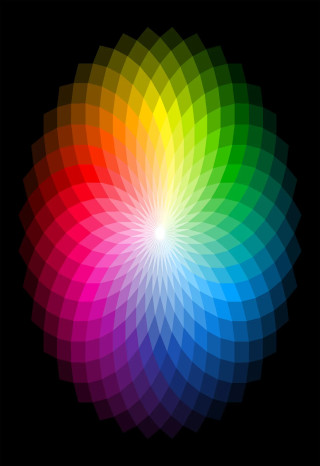
#> input picture data/color2.jpg, 320 x 466 px
$ python jpg2yuv422p.py
#> lines starting #> are read from the running program, lines starting #| are printed output that depends on the picture
import cv2
import numpy as np

def jpg_to_yuv422_planar(jpg_path, yuv_path):
#> called with jpg_path = '../data/color2.jpg', yuv_path = '../data/color2_320x466.yuv422p'
    img = cv2.imread(jpg_path)
#> img is the input picture: shape (466, 320, 3); mean B, G, R 51, 55.2, 62.9
    if img is None:
        print(f"Error: Cannot read image {jpg_path}")
        return
    height, width = img.shape[:2]
#> height = 466; width = 320

    yuv_444p = cv2.cvtColor(img, cv2.COLOR_BGR2YUV)
#> yuv_444p: shape (466, 320, 3); mean of channels 0, 1, 2 57, 125, 133

    y_plane = yuv_444p[..., 0]
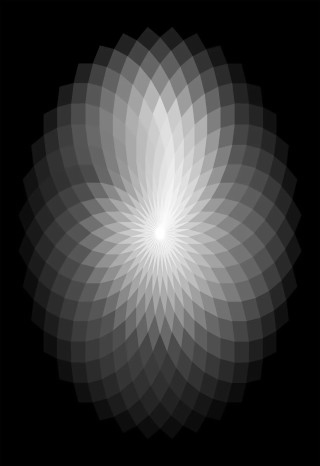
#> y_plane: shape (466, 320); min 0, max 255, mean 57
    u_plane = yuv_444p[..., 1]
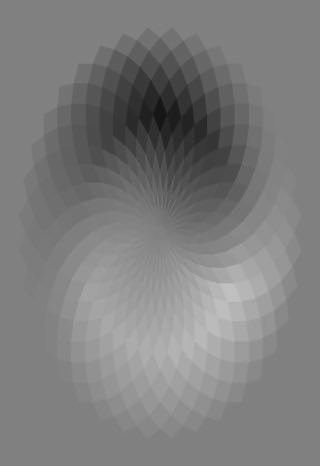
#> u_plane: shape (466, 320); min 19, max 194, mean 125
    v_plane = yuv_444p[..., 2]
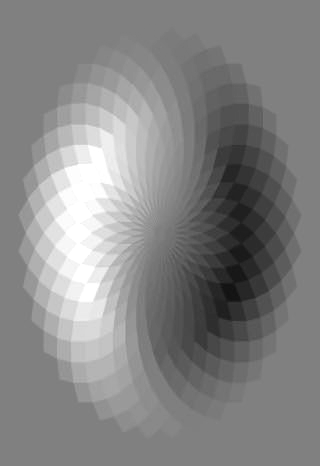
#> v_plane: shape (466, 320); min 17, max 255, mean 133

    u_plane_downsampled = cv2.resize(u_plane, (width // 2, height), interpolation=cv2.INTER_AREA)
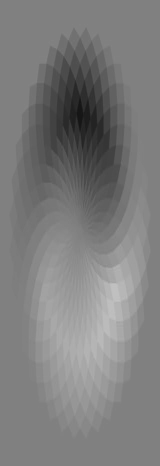
#> u_plane_downsampled: shape (466, 160); min 21, max 194, mean 125
    v_plane_downsampled = cv2.resize(v_plane, (width // 2, height), interpolation=cv2.INTER_AREA)
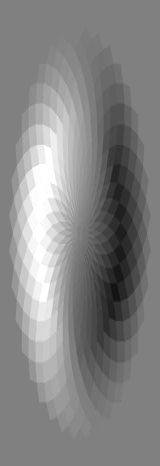
#> v_plane_downsampled: shape (466, 160); min 18, max 255, mean 133

    with open(yuv_path, 'wb') as f:
        f.write(y_plane.tobytes())
        f.write(u_plane_downsampled.tobytes())
        f.write(v_plane_downsampled.tobytes())

    print(f"Conversion successful! Planar format I422 (YUV422P) file saved to {yuv_path}")

if __name__ == "__main__":
    jpg_to_yuv422_planar("../data/color2.jpg", "../data/color2_320x466.yuv422p")

$ run again, with data/color_resized.jpg copied over data/color2.jpg
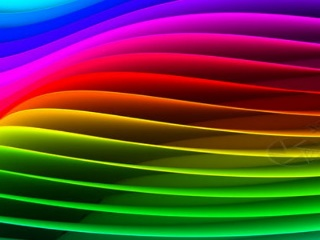
#> input picture data/color_resized.jpg, 320 x 240 px
#> in jpg_to_yuv422_planar, img is the input picture: shape (240, 320, 3); mean B, G, R 57.1, 64, 96.6
#> yuv_444p: shape (240, 320, 3); mean of channels 0, 1, 2 72.9, 120.2, 147.9
#> in jpg_to_yuv422_planar, `u_plane_downsampled = cv2.resize(u_plane, (width // 2, height), interp..`:
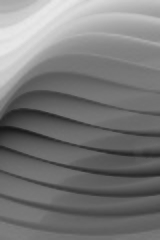
#> u_plane_downsampled: shape (240, 160); min 22, max 232, mean 120.2
#> in jpg_to_yuv422_planar, `v_plane_downsampled = cv2.resize(v_plane, (width // 2, height), interp..`:
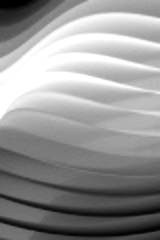
#> v_plane_downsampled: shape (240, 160); min 0, max 255, mean 147.9
